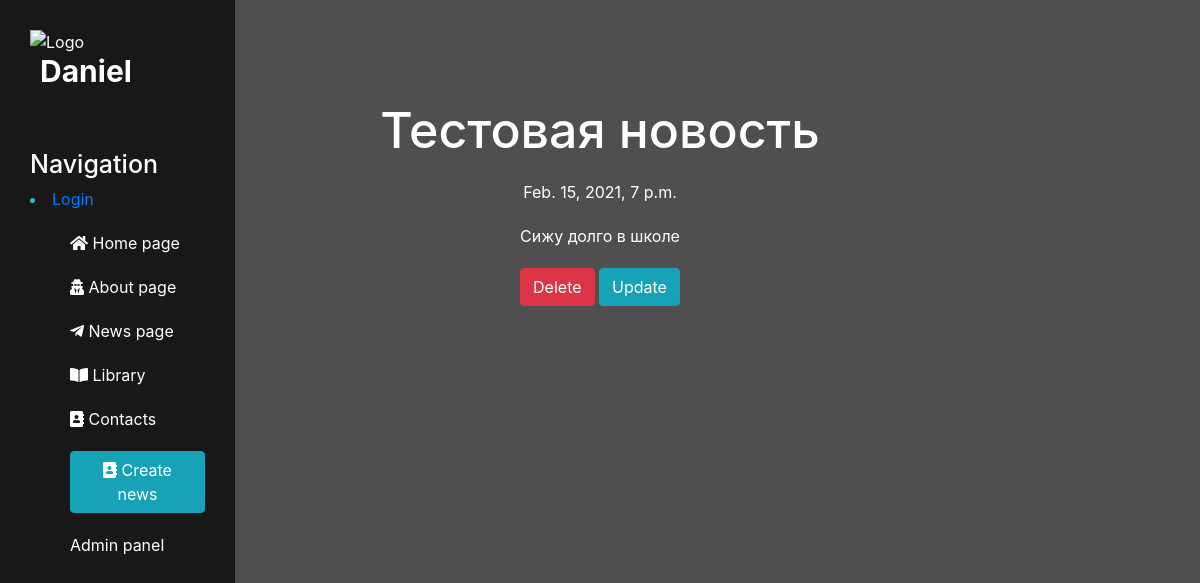
Before: /news/2 with the older database file.
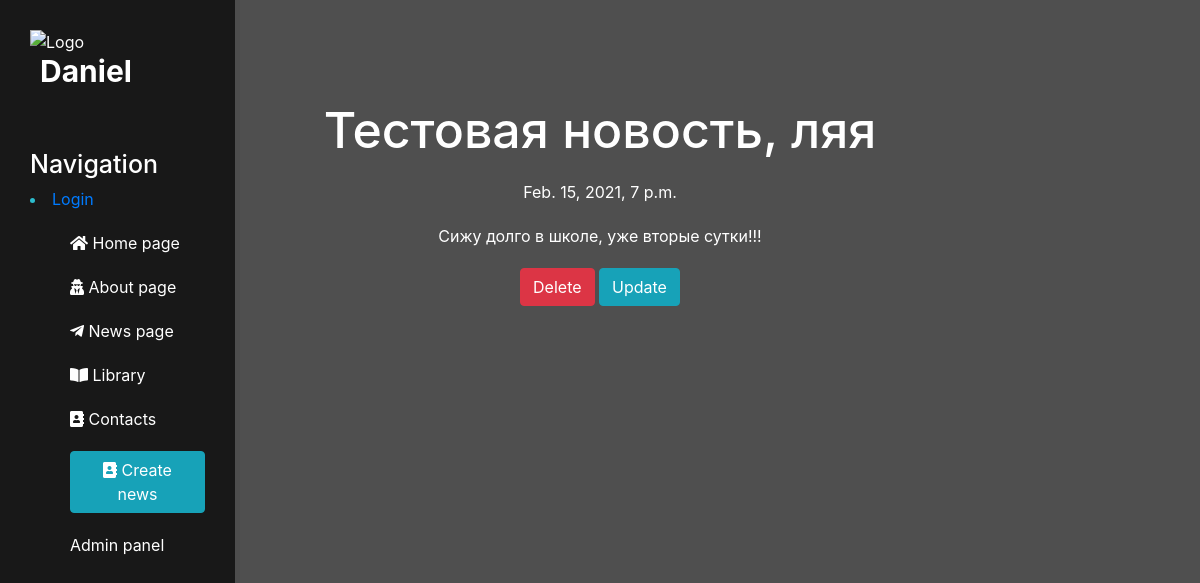
After: the same page with the newer database file.
### news/models.py (models this page shows, shortened)
class Articles(models.Model):
    title = models.CharField('Name', max_length=50)
    anons = models.CharField('Anons', max_length=250)
    full_text = models.TextField('News')
    date = models.DateTimeField('Date')
    class Meta:
        verbose_name = "Новость"
        verbose_name_plural = "Новости"

### news/views.py (the view)
# urls.py: path('<int:pk>', views.NewsDetailView.as_view(), name='news-detail'),
class NewsDetailView(DetailView):
    model = Articles
    template_name = 'news/detail_view.html'
    context_object_name = 'article'

### templates/news/detail_view.html (shortened to what this page needs)
{% extends 'main/layout.html' %}
{% block content %}
    <div class="features">
        <h1>{{ article.title }}</h1>
        <p>{{ article.date }}</p>
        <p>{{ article.full_text }}</p>
        <a href="{% url 'news-delete' article.id %}" class="btn btn-danger">Delete</a>
        <a href="{% url 'news-update' article.id %}" class="btn btn-info">Update</a>
    </div>
{% endblock %}

Changed rows visible on the page:
changed Articles: title "Тестовая новость" → "Тестовая новость, ляя"; full_text "Сижу долго в школе" → "Сижу долго в школе, уже вторые сутки!!!"
